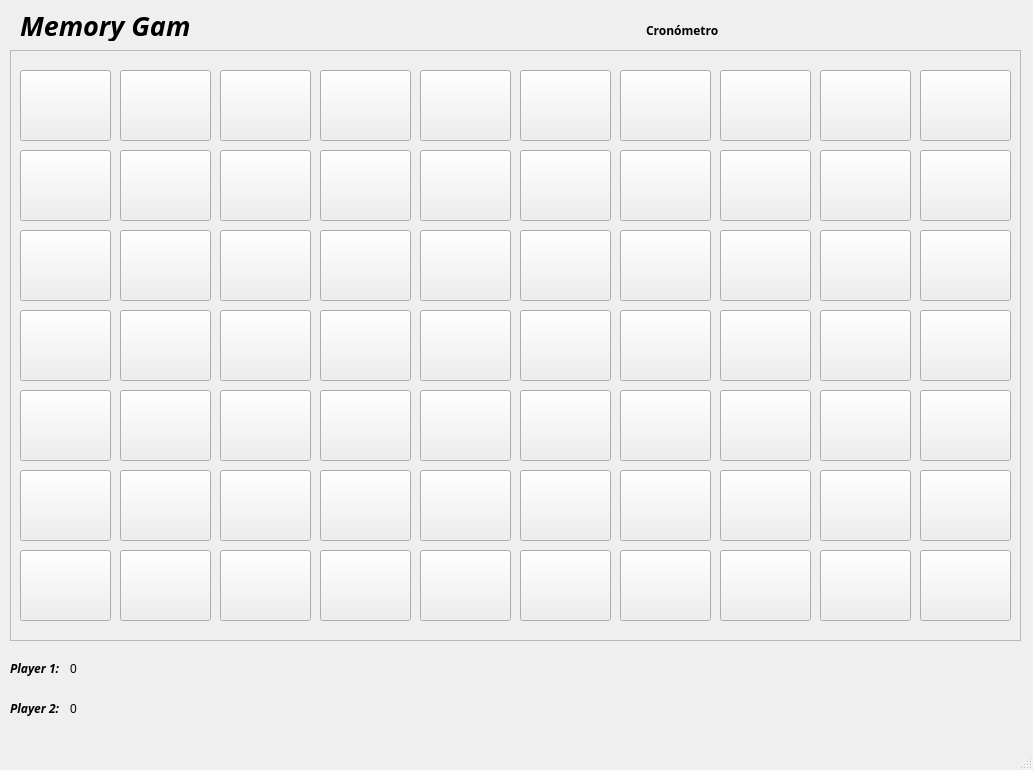
<?xml version="1.0" encoding="UTF-8"?>
<ui version="4.0">
 <class>MainWindow</class>
 <widget class="QMainWindow" name="MainWindow">
  <property name="geometry">
   <rect>
    <x>0</x>
    <y>0</y>
    <width>1033</width>
    <height>770</height>
   </rect>
  </property>
  <property name="windowTitle">
   <string>MainWindow</string>
  </property>
  <widget class="QWidget" name="centralwidget">
   <widget class="QLabel" name="titulo">
    <property name="geometry">
     <rect>
      <x>20</x>
      <y>10</y>
      <width>171</width>
      <height>31</height>
     </rect>
    </property>
    <property name="font">
     <font>
      <family>Ubuntu Condensed</family>
      <pointsize>20</pointsize>
      <weight>75</weight>
      <italic>true</italic>
      <bold>true</bold>
     </font>
    </property>
    <property name="text">
     <string>Memory Game</string>
    </property>
   </widget>
   <widget class="QLabel" name="PrimerJugador">
    <property name="geometry">
     <rect>
      <x>10</x>
      <y>660</y>
      <width>67</width>
      <height>17</height>
     </rect>
    </property>
    <property name="font">
     <font>
      <family>Ubuntu Condensed</family>
      <weight>75</weight>
      <italic>true</italic>
      <bold>true</bold>
     </font>
    </property>
    <property name="text">
     <string>Player 1:</string>
    </property>
   </widget>
   <widget class="QLabel" name="SegundoJugador">
    <property name="geometry">
     <rect>
      <x>10</x>
      <y>700</y>
      <width>67</width>
      <height>17</height>
     </rect>
    </property>
    <property name="font">
     <font>
      <family>Ubuntu Condensed</family>
      <weight>75</weight>
      <italic>true</italic>
      <bold>true</bold>
     </font>
    </property>
    <property name="text">
     <string>Player 2:</string>
    </property>
   </widget>
   <widget class="QFrame" name="frame">
    <property name="geometry">
     <rect>
      <x>10</x>
      <y>50</y>
      <width>1011</width>
      <height>591</height>
     </rect>
    </property>
    <property name="frameShape">
     <enum>QFrame::StyledPanel</enum>
    </property>
    <property name="frameShadow">
     <enum>QFrame::Raised</enum>
    </property>
    <widget class="QPushButton" name="carta1">
     <property name="geometry">
      <rect>
       <x>10</x>
       <y>20</y>
       <width>91</width>
       <height>71</height>
      </rect>
     </property>
     <property name="text">
      <string/>
     </property>
    </widget>
    <widget class="QPushButton" name="carta4">
     <property name="geometry">
      <rect>
       <x>310</x>
       <y>20</y>
       <width>91</width>
       <height>71</height>
      </rect>
     </property>
     <property name="text">
      <string/>
     </property>
    </widget>
    <widget class="QPushButton" name="carta5">
     <property name="geometry">
      <rect>
       <x>410</x>
       <y>20</y>
       <width>91</width>
       <height>71</height>
      </rect>
     </property>
     <property name="text">
      <string/>
     </property>
    </widget>
    <widget class="QPushButton" name="carta6">
     <property name="geometry">
      <rect>
       <x>510</x>
       <y>20</y>
       <width>91</width>
       <height>71</height>
      </rect>
     </property>
     <property name="text">
      <string/>
     </property>
    </widget>
    <widget class="QPushButton" name="carta7">
     <property name="geometry">
      <rect>
       <x>610</x>
       <y>20</y>
       <width>91</width>
       <height>71</height>
      </rect>
     </property>
     <property name="text">
      <string/>
     </property>
    </widget>
    <widget class="QPushButton" name="carta23">
     <property name="geometry">
      <rect>
       <x>210</x>
       <y>180</y>
       <width>91</width>
       <height>71</height>
      </rect>
     </property>
     <property name="text">
      <string/>
     </property>
    </widget>
    <widget class="QPushButton" name="carta24">
     <property name="geometry">
      <rect>
       <x>310</x>
       <y>180</y>
       <width>91</width>
       <height>71</height>
      </rect>
     </property>
     <property name="text">
      <string/>
     </property>
    </widget>
    <widget class="QPushButton" name="carta25">
     <property name="geometry">
      <rect>
       <x>410</x>
       <y>180</y>
       <width>91</width>
       <height>71</height>
      </rect>
     </property>
     <property name="text">
      <string/>
     </property>
    </widget>
    <widget class="QPushButton" name="carta21">
     <property name="geometry">
      <rect>
       <x>10</x>
       <y>180</y>
       <width>91</width>
       <height>71</height>
      </rect>
     </property>
     <property name="text">
      <string/>
     </property>
    </widget>
    <widget class="QPushButton" name="carta27">
     <property name="geometry">
      <rect>
       <x>610</x>
       <y>180</y>
       <width>91</width>
       <height>71</height>
      </rect>
     </property>
     <property name="text">
      <string/>
     </property>
    </widget>
    <widget class="QPushButton" name="carta26">
     <property name="geometry">
      <rect>
       <x>510</x>
       <y>180</y>
       <width>91</width>
       <height>71</height>
      </rect>
     </property>
     <property name="text">
      <string/>
     </property>
    </widget>
    <widget class="QPushButton" name="carta13">
     <property name="geometry">
      <rect>
       <x>210</x>
       <y>100</y>
       <width>91</width>
       <height>71</height>
      </rect>
     </property>
     <property name="text">
      <string/>
     </property>
    </widget>
    <widget class="QPushButton" name="carta15">
     <property name="geometry">
      <rect>
       <x>410</x>
       <y>100</y>
       <width>91</width>
       <height>71</height>
      </rect>
     </property>
     <property name="text">
      <string/>
     </property>
    </widget>
    <widget class="QPushButton" name="carta16">
     <property name="geometry">
      <rect>
       <x>510</x>
       <y>100</y>
       <width>91</width>
       <height>71</height>
      </rect>
     </property>
     <property name="text">
      <string/>
     </property>
    </widget>
    <widget class="QPushButton" name="carta14">
     <property name="geometry">
      <rect>
       <x>310</x>
       <y>100</y>
       <width>91</width>
       <height>71</height>
      </rect>
     </property>
     <property name="text">
      <string/>
     </property>
    </widget>
    <widget class="QPushButton" name="carta11">
     <property name="geometry">
      <rect>
       <x>10</x>
       <y>100</y>
       <width>91</width>
       <height>71</height>
      </rect>
     </property>
     <property name="text">
      <string/>
     </property>
    </widget>
    <widget class="QPushButton" name="carta17">
     <property name="geometry">
      <rect>
       <x>610</x>
       <y>100</y>
       <width>91</width>
       <height>71</height>
      </rect>
     </property>
     <property name="text">
      <string/>
     </property>
    </widget>
    <widget class="QPushButton" name="carta34">
     <property name="geometry">
      <rect>
       <x>310</x>
       <y>260</y>
       <width>91</width>
       <height>71</height>
      </rect>
     </property>
     <property name="text">
      <string/>
     </property>
    </widget>
    <widget class="QPushButton" name="carta37">
     <property name="geometry">
      <rect>
       <x>610</x>
       <y>260</y>
       <width>91</width>
       <height>71</height>
      </rect>
     </property>
     <property name="text">
      <string/>
     </property>
    </widget>
    <widget class="QPushButton" name="carta36">
     <property name="geometry">
      <rect>
       <x>510</x>
       <y>260</y>
       <width>91</width>
       <height>71</height>
      </rect>
     </property>
     <property name="text">
      <string/>
     </property>
    </widget>
    <widget class="QPushButton" name="carta31">
     <property name="geometry">
      <rect>
       <x>10</x>
       <y>260</y>
       <width>91</width>
       <height>71</height>
      </rect>
     </property>
     <property name="text">
      <string/>
     </property>
    </widget>
    <widget class="QPushButton" name="carta35">
     <property name="geometry">
      <rect>
       <x>410</x>
       <y>260</y>
       <width>91</width>
       <height>71</height>
      </rect>
     </property>
     <property name="text">
      <string/>
     </property>
    </widget>
    <widget class="QPushButton" name="carta33">
     <property name="geometry">
      <rect>
       <x>210</x>
       <y>260</y>
       <width>91</width>
       <height>71</height>
      </rect>
     </property>
     <property name="text">
      <string/>
     </property>
    </widget>
    <widget class="QPushButton" name="carta43">
     <property name="geometry">
      <rect>
       <x>210</x>
       <y>340</y>
       <width>91</width>
       <height>71</height>
      </rect>
     </property>
     <property name="text">
      <string/>
     </property>
    </widget>
    <widget class="QPushButton" name="carta46">
     <property name="geometry">
      <rect>
       <x>510</x>
       <y>340</y>
       <width>91</width>
       <height>71</height>
      </rect>
     </property>
     <property name="text">
      <string/>
     </property>
    </widget>
    <widget class="QPushButton" name="carta45">
     <property name="geometry">
      <rect>
       <x>410</x>
       <y>340</y>
       <width>91</width>
       <height>71</height>
      </rect>
     </property>
     <property name="text">
      <string/>
     </property>
    </widget>
    <widget class="QPushButton" name="carta44">
     <property name="geometry">
      <rect>
       <x>310</x>
       <y>340</y>
       <width>91</width>
       <height>71</height>
      </rect>
     </property>
     <property name="text">
      <string/>
     </property>
    </widget>
    <widget class="QPushButton" name="carta47">
     <property name="geometry">
      <rect>
       <x>610</x>
       <y>340</y>
       <width>91</width>
       <height>71</height>
      </rect>
     </property>
     <property name="text">
      <string/>
     </property>
    </widget>
    <widget class="QPushButton" name="carta41">
     <property name="geometry">
      <rect>
       <x>10</x>
       <y>340</y>
       <width>91</width>
       <height>71</height>
      </rect>
     </property>
     <property name="text">
      <string/>
     </property>
    </widget>
    <widget class="QPushButton" name="carta22">
     <property name="geometry">
      <rect>
       <x>110</x>
       <y>180</y>
       <width>91</width>
       <height>71</height>
      </rect>
     </property>
     <property name="text">
      <string/>
     </property>
    </widget>
    <widget class="QPushButton" name="carta32">
     <property name="geometry">
      <rect>
       <x>110</x>
       <y>260</y>
       <width>91</width>
       <height>71</height>
      </rect>
     </property>
     <property name="text">
      <string/>
     </property>
    </widget>
    <widget class="QPushButton" name="carta2">
     <property name="geometry">
      <rect>
       <x>110</x>
       <y>20</y>
       <width>91</width>
       <height>71</height>
      </rect>
     </property>
     <property name="text">
      <string/>
     </property>
    </widget>
    <widget class="QPushButton" name="carta12">
     <property name="geometry">
      <rect>
       <x>110</x>
       <y>100</y>
       <width>91</width>
       <height>71</height>
      </rect>
     </property>
     <property name="text">
      <string/>
     </property>
    </widget>
    <widget class="QPushButton" name="carta42">
     <property name="geometry">
      <rect>
       <x>110</x>
       <y>340</y>
       <width>91</width>
       <height>71</height>
      </rect>
     </property>
     <property name="text">
      <string/>
     </property>
    </widget>
    <widget class="QPushButton" name="carta48">
     <property name="geometry">
      <rect>
       <x>710</x>
       <y>340</y>
       <width>91</width>
       <height>71</height>
      </rect>
     </property>
     <property name="text">
      <string/>
     </property>
    </widget>
    <widget class="QPushButton" name="carta28">
     <property name="geometry">
      <rect>
       <x>710</x>
       <y>180</y>
       <width>91</width>
       <height>71</height>
      </rect>
     </property>
     <property name="text">
      <string/>
     </property>
    </widget>
    <widget class="QPushButton" name="carta18">
     <property name="geometry">
      <rect>
       <x>710</x>
       <y>100</y>
       <width>91</width>
       <height>71</height>
      </rect>
     </property>
     <property name="text">
      <string/>
     </property>
    </widget>
    <widget class="QPushButton" name="carta8">
     <property name="geometry">
      <rect>
       <x>710</x>
       <y>20</y>
       <width>91</width>
       <height>71</height>
      </rect>
     </property>
     <property name="text">
      <string/>
     </property>
    </widget>
    <widget class="QPushButton" name="carta38">
     <property name="geometry">
      <rect>
       <x>710</x>
       <y>260</y>
       <width>91</width>
       <height>71</height>
      </rect>
     </property>
     <property name="text">
      <string/>
     </property>
    </widget>
    <widget class="QPushButton" name="carta49">
     <property name="geometry">
      <rect>
       <x>810</x>
       <y>340</y>
       <width>91</width>
       <height>71</height>
      </rect>
     </property>
     <property name="text">
      <string/>
     </property>
    </widget>
    <widget class="QPushButton" name="carta29">
     <property name="geometry">
      <rect>
       <x>810</x>
       <y>180</y>
       <width>91</width>
       <height>71</height>
      </rect>
     </property>
     <property name="text">
      <string/>
     </property>
    </widget>
    <widget class="QPushButton" name="carta19">
     <property name="geometry">
      <rect>
       <x>810</x>
       <y>100</y>
       <width>91</width>
       <height>71</height>
      </rect>
     </property>
     <property name="text">
      <string/>
     </property>
    </widget>
    <widget class="QPushButton" name="carta9">
     <property name="geometry">
      <rect>
       <x>810</x>
       <y>20</y>
       <width>91</width>
       <height>71</height>
      </rect>
     </property>
     <property name="text">
      <string/>
     </property>
    </widget>
    <widget class="QPushButton" name="carta39">
     <property name="geometry">
      <rect>
       <x>810</x>
       <y>260</y>
       <width>91</width>
       <height>71</height>
      </rect>
     </property>
     <property name="text">
      <string/>
     </property>
    </widget>
    <widget class="QPushButton" name="carta50">
     <property name="geometry">
      <rect>
       <x>910</x>
       <y>340</y>
       <width>91</width>
       <height>71</height>
      </rect>
     </property>
     <property name="text">
      <string/>
     </property>
    </widget>
    <widget class="QPushButton" name="carta30">
     <property name="geometry">
      <rect>
       <x>910</x>
       <y>180</y>
       <width>91</width>
       <height>71</height>
      </rect>
     </property>
     <property name="text">
      <string/>
     </property>
    </widget>
    <widget class="QPushButton" name="carta20">
     <property name="geometry">
      <rect>
       <x>910</x>
       <y>100</y>
       <width>91</width>
       <height>71</height>
      </rect>
     </property>
     <property name="text">
      <string/>
     </property>
    </widget>
    <widget class="QPushButton" name="carta10">
     <property name="geometry">
      <rect>
       <x>910</x>
       <y>20</y>
       <width>91</width>
       <height>71</height>
      </rect>
     </property>
     <property name="text">
      <string/>
     </property>
    </widget>
    <widget class="QPushButton" name="carta40">
     <property name="geometry">
      <rect>
       <x>910</x>
       <y>260</y>
       <width>91</width>
       <height>71</height>
      </rect>
     </property>
     <property name="text">
      <string/>
     </property>
    </widget>
    <widget class="QPushButton" name="carta59">
     <property name="geometry">
      <rect>
       <x>810</x>
       <y>420</y>
       <width>91</width>
       <height>71</height>
      </rect>
     </property>
     <property name="text">
      <string/>
     </property>
    </widget>
    <widget class="QPushButton" name="carta60">
     <property name="geometry">
      <rect>
       <x>910</x>
       <y>420</y>
       <width>91</width>
       <height>71</height>
      </rect>
     </property>
     <property name="text">
      <string/>
     </property>
    </widget>
    <widget class="QPushButton" name="carta56">
     <property name="geometry">
      <rect>
       <x>510</x>
       <y>420</y>
       <width>91</width>
       <height>71</height>
      </rect>
     </property>
     <property name="text">
      <string/>
     </property>
    </widget>
    <widget class="QPushButton" name="carta57">
     <property name="geometry">
      <rect>
       <x>610</x>
       <y>420</y>
       <width>91</width>
       <height>71</height>
      </rect>
     </property>
     <property name="text">
      <string/>
     </property>
    </widget>
    <widget class="QPushButton" name="carta58">
     <property name="geometry">
      <rect>
       <x>710</x>
       <y>420</y>
       <width>91</width>
       <height>71</height>
      </rect>
     </property>
     <property name="text">
      <string/>
     </property>
    </widget>
    <widget class="QPushButton" name="carta55">
     <property name="geometry">
      <rect>
       <x>410</x>
       <y>420</y>
       <width>91</width>
       <height>71</height>
      </rect>
     </property>
     <property name="text">
      <string/>
     </property>
    </widget>
    <widget class="QPushButton" name="carta51">
     <property name="geometry">
      <rect>
       <x>10</x>
       <y>420</y>
       <width>91</width>
       <height>71</height>
      </rect>
     </property>
     <property name="text">
      <string/>
     </property>
    </widget>
    <widget class="QPushButton" name="carta52">
     <property name="geometry">
      <rect>
       <x>110</x>
       <y>420</y>
       <width>91</width>
       <height>71</height>
      </rect>
     </property>
     <property name="text">
      <string/>
     </property>
    </widget>
    <widget class="QPushButton" name="carta54">
     <property name="geometry">
      <rect>
       <x>310</x>
       <y>420</y>
       <width>91</width>
       <height>71</height>
      </rect>
     </property>
     <property name="text">
      <string/>
     </property>
    </widget>
    <widget class="QPushButton" name="carta53">
     <property name="geometry">
      <rect>
       <x>210</x>
       <y>420</y>
       <width>91</width>
       <height>71</height>
      </rect>
     </property>
     <property name="text">
      <string/>
     </property>
    </widget>
    <widget class="QPushButton" name="carta69">
     <property name="geometry">
      <rect>
       <x>810</x>
       <y>500</y>
       <width>91</width>
       <height>71</height>
      </rect>
     </property>
     <property name="text">
      <string/>
     </property>
    </widget>
    <widget class="QPushButton" name="carta70">
     <property name="geometry">
      <rect>
       <x>910</x>
       <y>500</y>
       <width>91</width>
       <height>71</height>
      </rect>
     </property>
     <property name="text">
      <string/>
     </property>
    </widget>
    <widget class="QPushButton" name="carta66">
     <property name="geometry">
      <rect>
       <x>510</x>
       <y>500</y>
       <width>91</width>
       <height>71</height>
      </rect>
     </property>
     <property name="text">
      <string/>
     </property>
    </widget>
    <widget class="QPushButton" name="carta67">
     <property name="geometry">
      <rect>
       <x>610</x>
       <y>500</y>
       <width>91</width>
       <height>71</height>
      </rect>
     </property>
     <property name="text">
      <string/>
     </property>
    </widget>
    <widget class="QPushButton" name="carta68">
     <property name="geometry">
      <rect>
       <x>710</x>
       <y>500</y>
       <width>91</width>
       <height>71</height>
      </rect>
     </property>
     <property name="text">
      <string/>
     </property>
    </widget>
    <widget class="QPushButton" name="carta65">
     <property name="geometry">
      <rect>
       <x>410</x>
       <y>500</y>
       <width>91</width>
       <height>71</height>
      </rect>
     </property>
     <property name="text">
      <string/>
     </property>
    </widget>
    <widget class="QPushButton" name="carta61">
     <property name="geometry">
      <rect>
       <x>10</x>
       <y>500</y>
       <width>91</width>
       <height>71</height>
      </rect>
     </property>
     <property name="text">
      <string/>
     </property>
    </widget>
    <widget class="QPushButton" name="carta62">
     <property name="geometry">
      <rect>
       <x>110</x>
       <y>500</y>
       <width>91</width>
       <height>71</height>
      </rect>
     </property>
     <property name="text">
      <string/>
     </property>
    </widget>
    <widget class="QPushButton" name="carta64">
     <property name="geometry">
      <rect>
       <x>310</x>
       <y>500</y>
       <width>91</width>
       <height>71</height>
      </rect>
     </property>
     <property name="text">
      <string/>
     </property>
    </widget>
    <widget class="QPushButton" name="carta63">
     <property name="geometry">
      <rect>
       <x>210</x>
       <y>500</y>
       <width>91</width>
       <height>71</height>
      </rect>
     </property>
     <property name="text">
      <string/>
     </property>
    </widget>
    <widget class="QPushButton" name="carta3">
     <property name="geometry">
      <rect>
       <x>210</x>
       <y>20</y>
       <width>91</width>
       <height>71</height>
      </rect>
     </property>
     <property name="text">
      <string/>
     </property>
    </widget>
   </widget>
   <widget class="QLabel" name="cronometro">
    <property name="geometry">
     <rect>
      <x>646</x>
      <y>20</y>
      <width>121</width>
      <height>20</height>
     </rect>
    </property>
    <property name="font">
     <font>
      <family>Ubuntu Condensed</family>
      <weight>75</weight>
      <bold>true</bold>
     </font>
    </property>
    <property name="text">
     <string>Cronómetro</string>
    </property>
   </widget>
   <widget class="QLabel" name="Puntaje1">
    <property name="geometry">
     <rect>
      <x>70</x>
      <y>660</y>
      <width>67</width>
      <height>17</height>
     </rect>
    </property>
    <property name="text">
     <string>0</string>
    </property>
   </widget>
   <widget class="QLabel" name="Puntaje2">
    <property name="geometry">
     <rect>
      <x>70</x>
      <y>700</y>
      <width>67</width>
      <height>17</height>
     </rect>
    </property>
    <property name="text">
     <string>0</string>
    </property>
   </widget>
  </widget>
  <widget class="QMenuBar" name="menubar">
   <property name="geometry">
    <rect>
     <x>0</x>
     <y>0</y>
     <width>1033</width>
     <height>22</height>
    </rect>
   </property>
  </widget>
  <widget class="QStatusBar" name="statusbar"/>
 </widget>
 <resources/>
 <connections/>
</ui>
